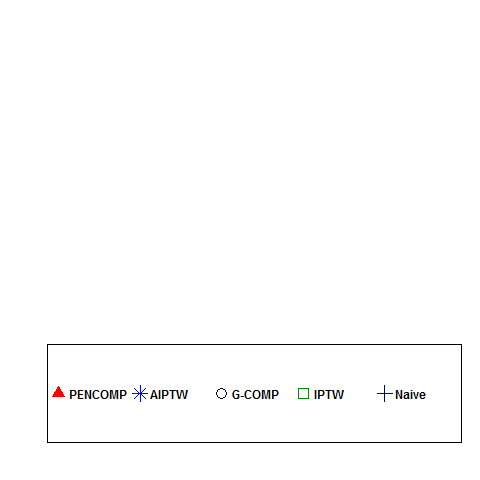

Source code (R):
rm(list=ls())
### this is to produce the legend of Figure 10 and 11. 

DIREC="codes/Application/"  #where image will be stored

png(paste(DIREC, "FiguresandTables/legend.png", sep=""))
plot(1, type="n", axes=FALSE, xlab="", ylab="")

par(fig=c(0,1,0,0.35), new=TRUE)
plot_colors <- c("red","blue", "black", "green4", "navy")
text <- c("PENCOMP", "AIPTW", "G-COMP", 
          "IPTW", "Naive")
legend("center",legend = text, text.width = max(sapply(text, strwidth)),##xpd = TRUE tells OK to plot outside the region
      col=plot_colors, cex=1, horiz = TRUE, pch=c(17,8,1,22, 3), xpd = TRUE, text.font=2, pt.cex=2)



dev.off()










